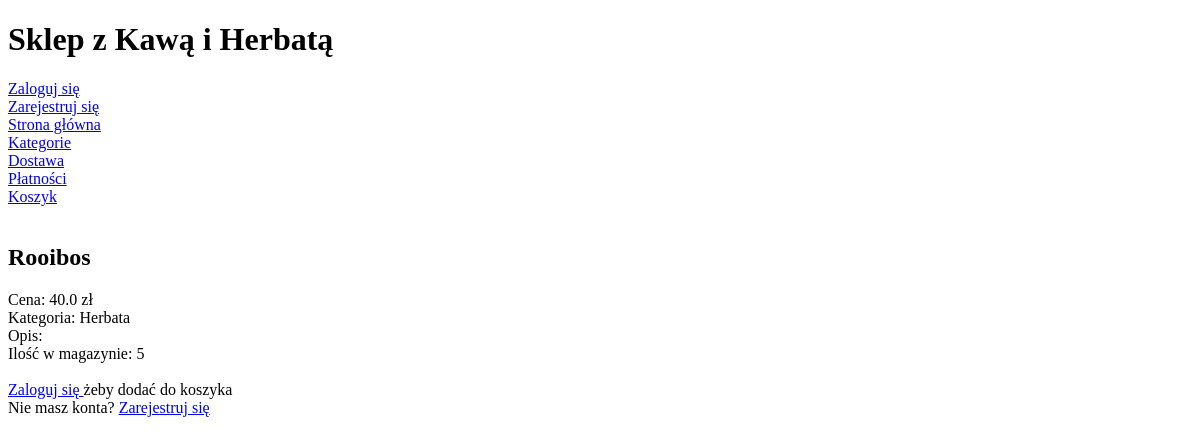
/product/8/, run on an earlier commit of the app's database.
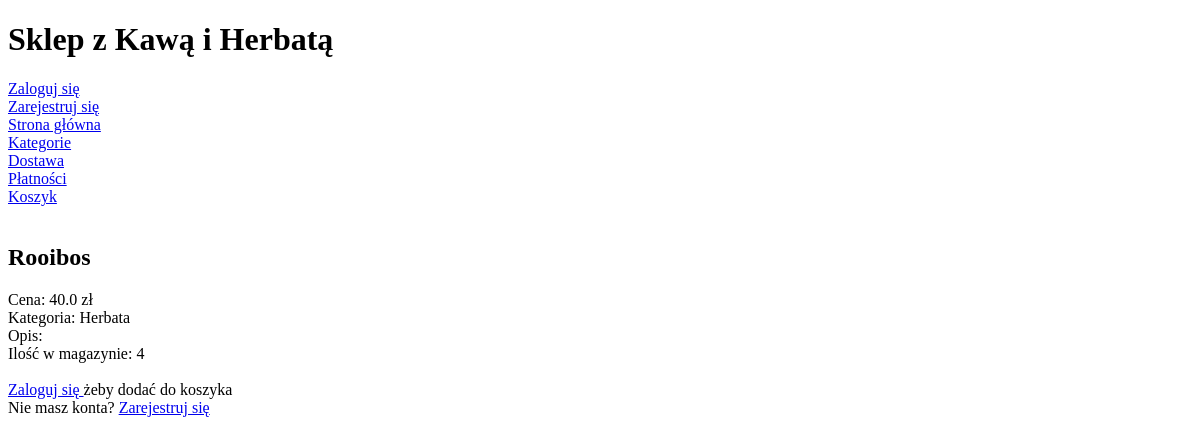
And on a later commit of the database.
### mysite/models.py (models this page shows)
class Product(models.Model):
    name = models.CharField('Nazwa', max_length=50, null=True, blank=True)
    price =  models.FloatField('Cena', validators=[MinValueValidator(0)])
    category = models.ForeignKey(Category, models.PROTECT, 'Kategoria', null=True, blank=True)
    description = models.TextField('Opis', null=True, blank=True)
    availability = models.BooleanField('Dostępność')
    quantity = models.PositiveIntegerField('Ilość w magazynie')
    def __str__(self):
        return f'{self.name}'

class Category(models.Model):
    name = models.CharField('Nazwa', max_length=50, unique=True)
    def __str__(self):
        return f'{self.name}'

### mysite/views.py (the view, shortened to what this page needs)
# urls.py: path('product/<int:pk>/', views.ProductView.as_view(), name="details-product"),
class ProductView(CreateView):
    model = OrderDetail
    form_class = OrderDetailForm
    success_url = reverse_lazy("home")
    template_name = 'mysite/product/detail_product.html'
    def get_context_data(self, **kwargs):
        context = super().get_context_data(**kwargs)
        context["product"] = Product.objects.get(pk=self.kwargs['pk'])
        return context

### mysite/templates/mysite/product/detail_product.html (shortened to what this page needs)
{% extends "base.html" %}
{% block content %}
    <h2>{{product}}</h2>
    <div>
        <div>
            Cena: {{product.price}} zł
        </div>
        <div>
            Kategoria: {{product.category}}
        </div>
        <div>
            Opis: {{product.description}}
        </div>
        <div>
            {% if not product.availability or not product.quantity %}
                Brak towaru.
            {% else %}
                Ilość w magazynie: {{product.quantity}}
            {% endif %}
        </div>
    </div>
    {% if user.is_anonymous %}
        <br>
        <div>
            <a href="/accounts/login/"> Zaloguj się </a> żeby dodać do koszyka
        </div>
        <div>
            Nie masz konta? <a href="/user/create/"> Zarejestruj się </a>
        </div>
    {% else %}
        <form method="post">
            {% csrf_token %}
            {{ form.as_p }}
            <input type="submit" value="Dodaj do koszyka">
        </form>
    {% endif %}
{% endblock %}

What changed in the data, as far as the page shows it:
changed Product "Rooibos": quantity "5" → "4"
